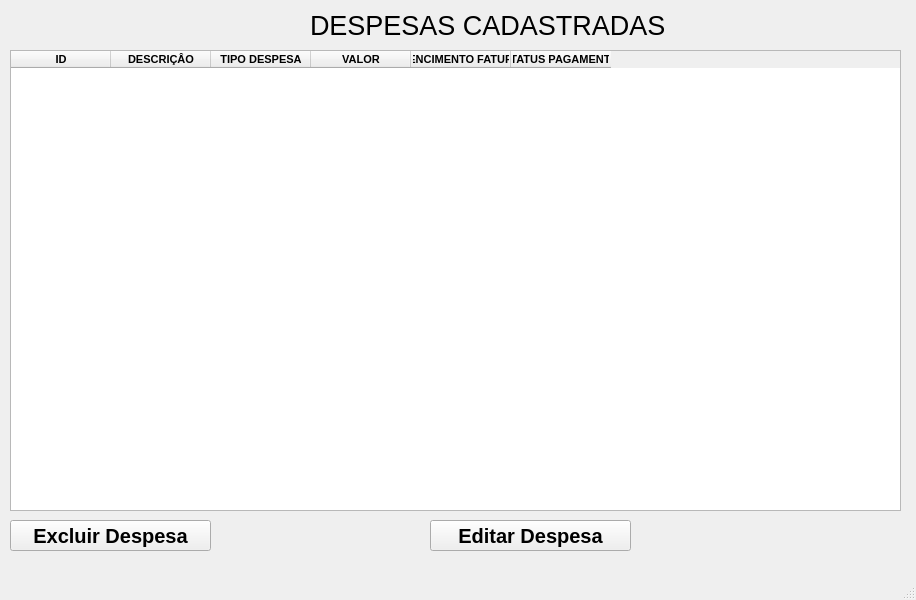
<?xml version="1.0" encoding="UTF-8"?>
<ui version="4.0">
 <class>MainWindow</class>
 <widget class="QMainWindow" name="MainWindow">
  <property name="geometry">
   <rect>
    <x>0</x>
    <y>0</y>
    <width>916</width>
    <height>600</height>
   </rect>
  </property>
  <property name="windowTitle">
   <string>Tabela Cadastrados</string>
  </property>
  <widget class="QWidget" name="centralwidget">
   <widget class="QLabel" name="label">
    <property name="geometry">
     <rect>
      <x>310</x>
      <y>-10</y>
      <width>381</width>
      <height>71</height>
     </rect>
    </property>
    <property name="font">
     <font>
      <pointsize>20</pointsize>
     </font>
    </property>
    <property name="text">
     <string>DESPESAS CADASTRADAS</string>
    </property>
   </widget>
   <widget class="QTableWidget" name="tableWidget">
    <property name="geometry">
     <rect>
      <x>10</x>
      <y>50</y>
      <width>891</width>
      <height>461</height>
     </rect>
    </property>
    <property name="font">
     <font>
      <pointsize>15</pointsize>
      <weight>75</weight>
      <bold>true</bold>
     </font>
    </property>
    <column>
     <property name="text">
      <string>ID</string>
     </property>
     <property name="font">
      <font>
       <pointsize>8</pointsize>
      </font>
     </property>
    </column>
    <column>
     <property name="text">
      <string>DESCRIÇÂO</string>
     </property>
     <property name="font">
      <font>
       <pointsize>8</pointsize>
      </font>
     </property>
    </column>
    <column>
     <property name="text">
      <string>TIPO DESPESA</string>
     </property>
     <property name="font">
      <font>
       <pointsize>8</pointsize>
      </font>
     </property>
    </column>
    <column>
     <property name="text">
      <string>VALOR</string>
     </property>
     <property name="font">
      <font>
       <pointsize>8</pointsize>
      </font>
     </property>
    </column>
    <column>
     <property name="text">
      <string>VENCIMENTO FATURA</string>
     </property>
     <property name="font">
      <font>
       <pointsize>8</pointsize>
      </font>
     </property>
    </column>
    <column>
     <property name="text">
      <string>STATUS PAGAMENTO</string>
     </property>
     <property name="font">
      <font>
       <pointsize>8</pointsize>
      </font>
     </property>
    </column>
   </widget>
   <widget class="QPushButton" name="pushButton">
    <property name="geometry">
     <rect>
      <x>430</x>
      <y>520</y>
      <width>201</width>
      <height>31</height>
     </rect>
    </property>
    <property name="font">
     <font>
      <pointsize>15</pointsize>
      <weight>75</weight>
      <bold>true</bold>
     </font>
    </property>
    <property name="text">
     <string>Editar Despesa</string>
    </property>
   </widget>
   <widget class="QPushButton" name="pushButton_2">
    <property name="geometry">
     <rect>
      <x>10</x>
      <y>520</y>
      <width>201</width>
      <height>31</height>
     </rect>
    </property>
    <property name="font">
     <font>
      <pointsize>15</pointsize>
      <weight>75</weight>
      <bold>true</bold>
     </font>
    </property>
    <property name="text">
     <string>Excluir Despesa</string>
    </property>
   </widget>
  </widget>
  <widget class="QMenuBar" name="menubar">
   <property name="geometry">
    <rect>
     <x>0</x>
     <y>0</y>
     <width>916</width>
     <height>20</height>
    </rect>
   </property>
  </widget>
  <widget class="QStatusBar" name="statusbar"/>
 </widget>
 <resources/>
 <connections/>
</ui>
